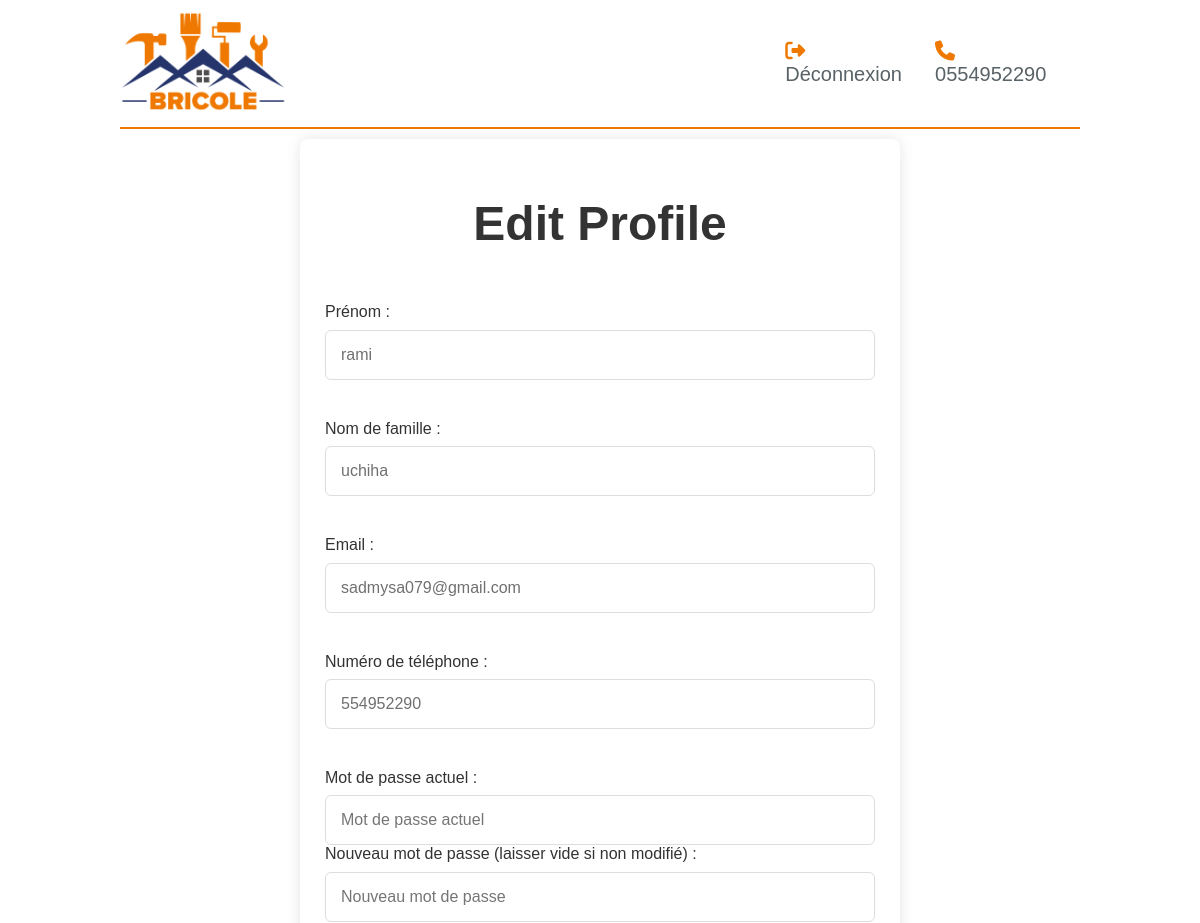
The app's page /edit_profile.php (signed in, upper part), older data.
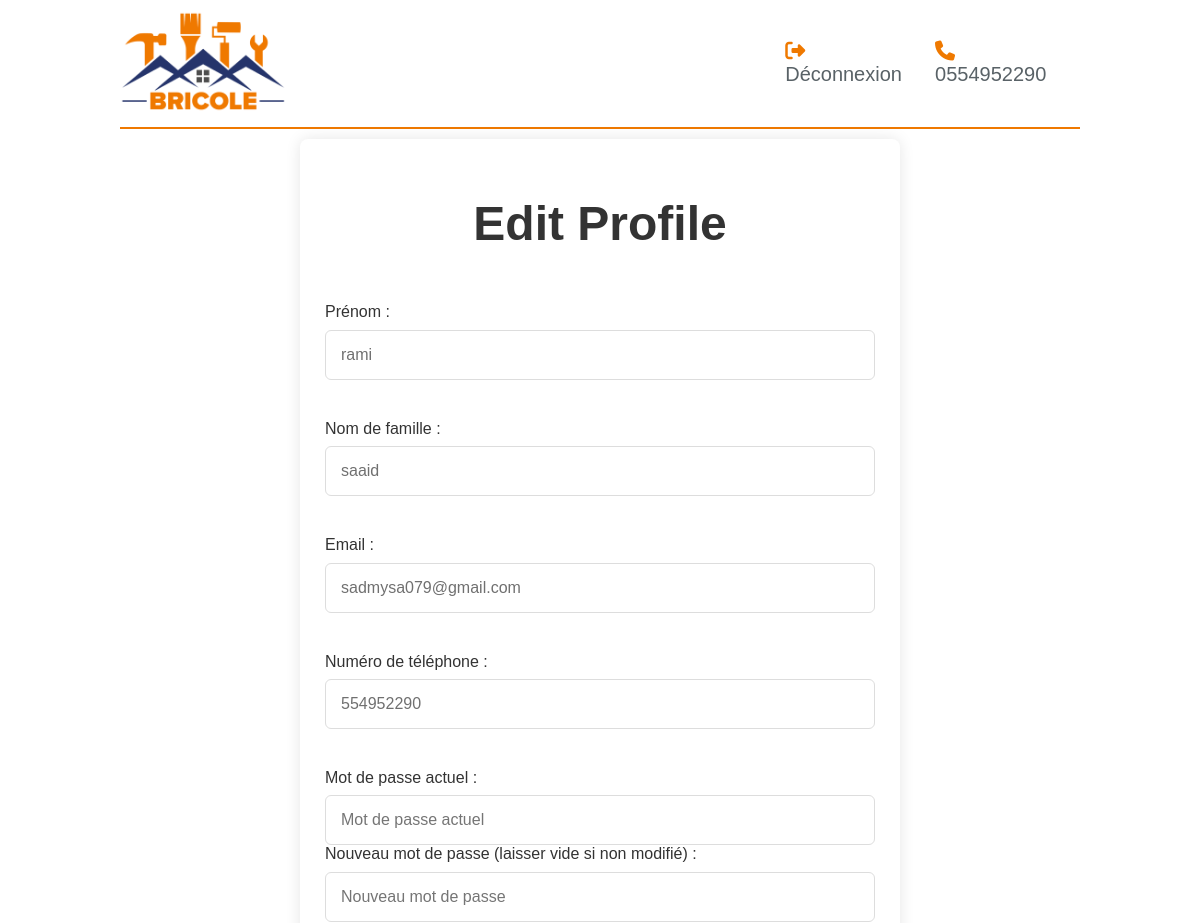
The same page, newer data.
### tables this page shows
CREATE TABLE `users` (
  `id` int(11) NOT NULL,
  `prenom` varchar(128) NOT NULL,
  `nom` varchar(128) NOT NULL,
  `email` varchar(255) NOT NULL,
  `mobile` int(10) NOT NULL,
  `date_n` date NOT NULL,
  `sexe` enum('Homme','Femme') NOT NULL,
  `password` varchar(255) NOT NULL,
  `nomrue` varchar(255) NOT NULL,
  `adresse` varchar(255) NOT NULL,
  `ville` varchar(255) NOT NULL,
  `codepost` int(5) NOT NULL,
  `is_active` tinyint(1) DEFAULT 0,
  `verification_token` varchar(255) DEFAULT NULL,
  `is_verified` tinyint(4) DEFAULT 0
);

### edit_profile.php (the view, shortened to what this page needs)
<?php
require_once "database.php";
$userId = $_SESSION['user'];
$stmt = mysqli_prepare($conn, "SELECT * FROM users WHERE id = ?");
mysqli_stmt_bind_param($stmt, 'i', $userId);
mysqli_stmt_execute($stmt);
$result = mysqli_stmt_get_result($stmt);
$user = mysqli_fetch_assoc($result);
?>
<!DOCTYPE html>
<html lang="en">
<head>
    <link rel="stylesheet" href="https://cdnjs.cloudflare.com/ajax/libs/font-awesome/5.15.4/css/all.min.css">
    <link rel="stylesheet" href=".css/normalize.css">
    <link rel="stylesheet" href=".css/all.min.css">
    <link rel="stylesheet" href="login.css">
    <link rel="stylesheet" href="css/dashboard.css">
</head>
<body>
<div class="header">
        <div class="container">
            <nav id="home" class="navstyle">
                <a class="logo" href="bricole.php"><img src="./images/logo.png" alt="Hirafee"></a>
                <div class="flinks">
                    <li>
                        <a id="connexion-link" class="connexion dropdown-toggle" href="logout.php">
                        <i class="fas fa-sign-out-alt"></i>
                        Déconnexion
                        </a>
                    </li>
                    <div class="phonenum">
                        <i class="fas fa-phone"></i>
                        <a href="#Chauffagiste">0554952290</a>
                    </div>
                </div>
            </nav>
        </div>
    </div>
    <section class="container-inscription">
    <div class="container">
        <header>
            <h1>Edit Profile</h1>
        </header>
            <form action="edit_profile.php" method="post" class="form">
            <form action="edit_profile.php" method="post" class="form">
            <section class="input-box">
        <label for="prenom">Prénom :</label>
        <input type="text" name="prenom" placeholder="Prénom" required value="<?php echo htmlspecialchars($user['prenom']); ?>" />
    </section>
    <section class="input-box">
        <label for="nom">Nom de famille :</label>
        <input type="text" name="nom" placeholder="Nom de famille" required value="<?php echo htmlspecialchars($user['nom']); ?>" />
    </section>
    <section class="input-box">
        <label for="email">Email :</label>
        <input type="email" name="email" placeholder="Adresse email" required value="<?php echo htmlspecialchars($user['email']); ?>" />
    </section>
    <section class="input-box">
        <label for="mobile">Numéro de téléphone :</label>
        <input type="text" name="mobile" placeholder="Numéro de téléphone" required value="<?php echo htmlspecialchars($user['mobile']); ?>" />
    </section>
    <section class="input-box">
        <label for="current_password">Mot de passe actuel :</label>
        <input type="password" name="current_password" placeholder="Mot de passe actuel" required />
        <label for="password">Nouveau mot de passe (laisser vide si non modifié) :</label>
        <input type="password" name="password" placeholder="Nouveau mot de passe" />
    </section>
        </form>
    </div>
</section>
</body>
</html>

### login.css (style rules this page uses)
* { -webkit-box-sizing: border-box; -moz-box-sizing: border-box; box-sizing: border-box; padding: 0; margin: 0; scroll-behavior: smooth; font-family: 'Poppins', sans-serif; }
.header { margin-top: 10px; background-color:#ffffff; margin: 10px auto 10px auto; width: 80%; }
.header .container .navstyle .logo img { width: 25%; }
.header .container .navstyle { padding-bottom: 10px; background-color: rgb(255, 255, 255); border-bottom: 2px solid #ef7900; display: flex; justify-content: space-between; align-items: center; }
.header .container .navstyle .flinks { font-size: 20px; display: flex; }
.header .container .navstyle .flinks ul , li ,a { color: #596267; text-decoration: none; list-style-type: none; }
.phonenum { color: #ef7900; margin: 0 20px; }
@media (min-width: 768px) { .container { width: 750px; } }
@media (min-width: 992px) { .container { width: 970px; } }
@media (min-width: 1200px) { .container { width: 100%; } }
.container-inscription { position: relative; left: 25%; width: 50%; background: #fff; padding: 25px; border-radius: 8px; box-shadow: 0 0 15px rgba(0, 0, 0, 0.1); }
.container-inscription header { font-size: 1.5rem; color: #333; font-weight: 500; text-align: center; }
.container-inscription .form { margin-top: 30px; }
.form .input-box { width: 100%; margin-top: 20px; }
.input-box label { color: #333; }
.form :where(.input-box input, .select-box) { position: relative; height: 50px; width: 100%; outline: none; font-size: 1rem; color: #707070; margin-top: 8px; border: 1px solid #ddd; border-radius: 6px; padding: 0 15px; }

### css/dashboard.css (style rules this page uses)
.container-inscription header { margin-bottom: 20px; }

### edit_profile.php (style rules this page uses)
.container-inscription { text-align: center; }
.input-box { margin-bottom: 20px; display: inline-block; text-align: left; }
.fa-sign-out-alt { color: #ef7900; }
#connexion-link { cursor: pointer; }

Row changes from the older to the newer data that the page shows:
changed users "rami": nom "uchiha" → "saaid"
